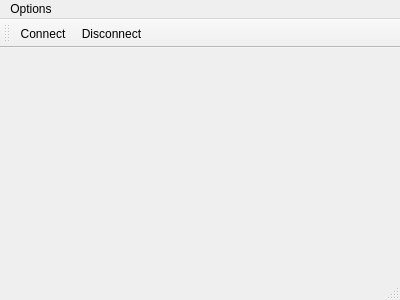
<?xml version="1.0" encoding="UTF-8"?>
<ui version="4.0">
 <class>MainWindow</class>
 <widget class="QMainWindow" name="MainWindow">
  <property name="geometry">
   <rect>
    <x>0</x>
    <y>0</y>
    <width>400</width>
    <height>300</height>
   </rect>
  </property>
  <property name="windowTitle">
   <string>MainWindow</string>
  </property>
  <widget class="QWidget" name="centralWidget">
   <layout class="QHBoxLayout" name="horizontalLayout"/>
  </widget>
  <widget class="QMenuBar" name="menuBar">
   <property name="geometry">
    <rect>
     <x>0</x>
     <y>0</y>
     <width>400</width>
     <height>26</height>
    </rect>
   </property>
   <widget class="QMenu" name="menuOptions">
    <property name="title">
     <string>Options</string>
    </property>
    <addaction name="actionSerial_options"/>
   </widget>
   <addaction name="menuOptions"/>
  </widget>
  <widget class="QToolBar" name="mainToolBar">
   <attribute name="toolBarArea">
    <enum>TopToolBarArea</enum>
   </attribute>
   <attribute name="toolBarBreak">
    <bool>false</bool>
   </attribute>
   <addaction name="actionConnect"/>
   <addaction name="actionDisconnect"/>
  </widget>
  <widget class="QStatusBar" name="statusBar"/>
  <action name="actionConnect">
   <property name="text">
    <string>Connect</string>
   </property>
  </action>
  <action name="actionDisconnect">
   <property name="text">
    <string>Disconnect</string>
   </property>
  </action>
  <action name="actionSerial_options">
   <property name="text">
    <string>Serial options</string>
   </property>
  </action>
 </widget>
 <layoutdefault spacing="6" margin="11"/>
 <resources/>
 <connections/>
</ui>
